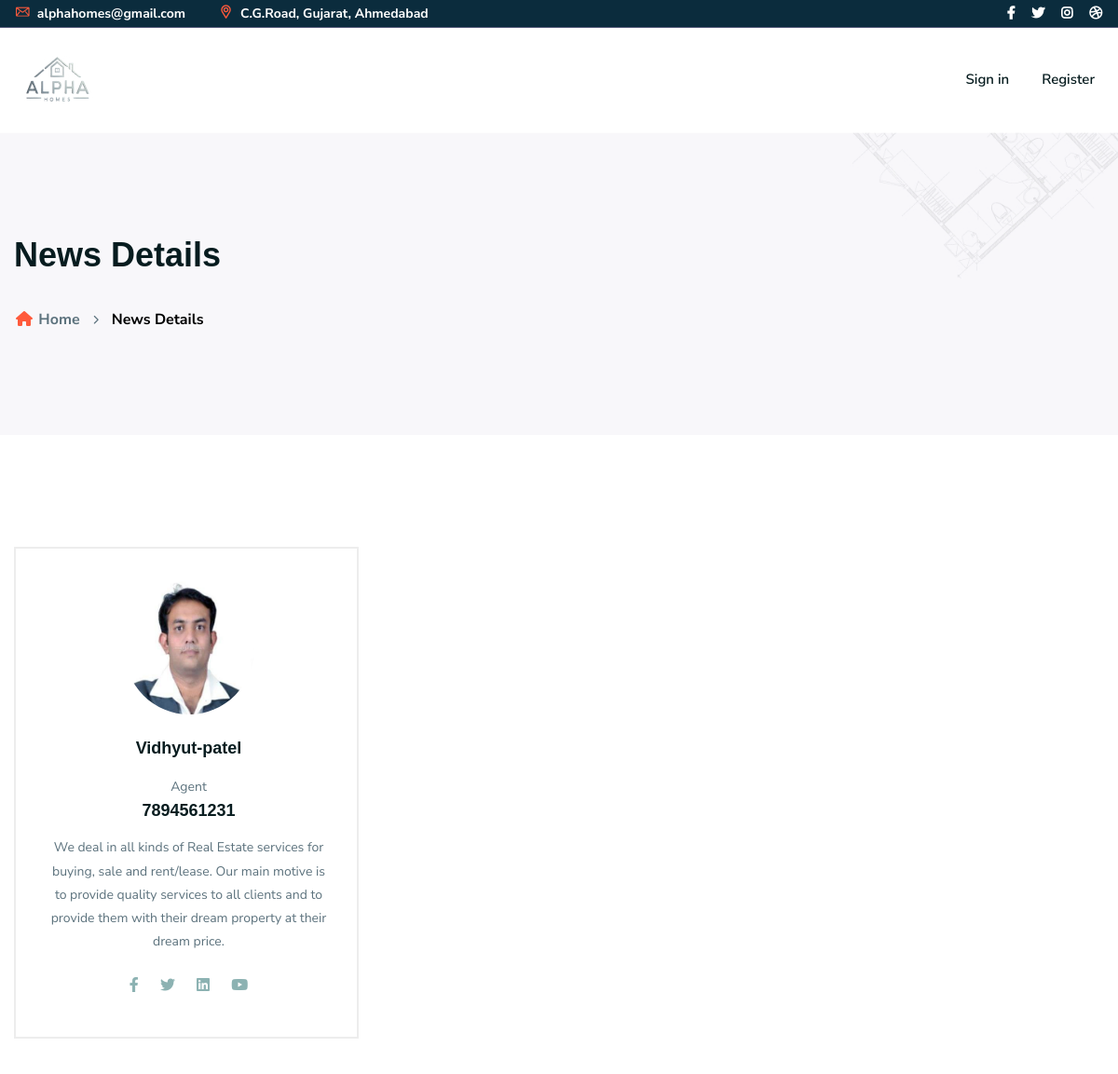
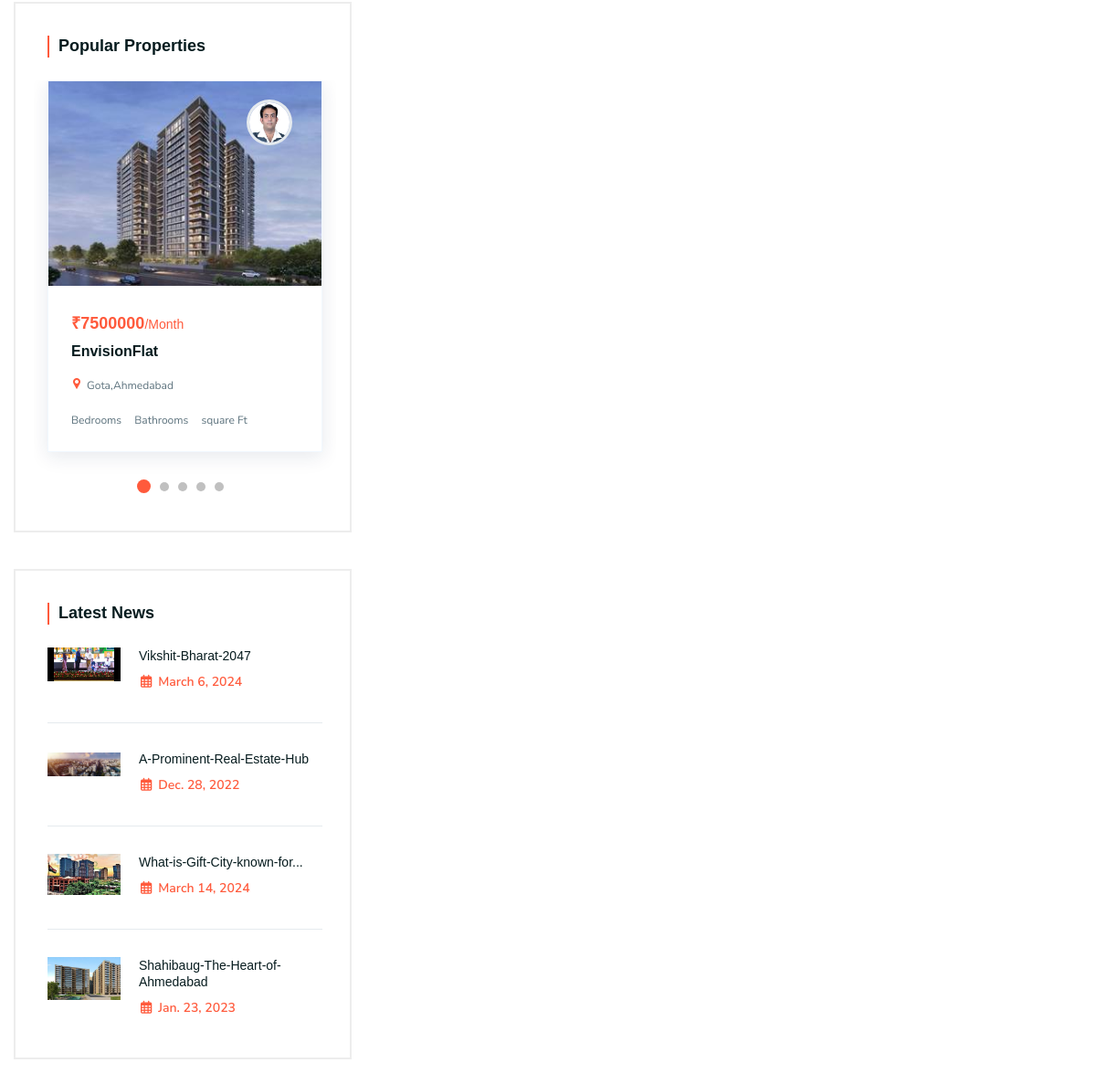
The page /Newsdetails/Sahil on the database its author committed (2 pictures, top to bottom).
### first/models.py (models this page shows)
class teamDetails(models.Model):
    team_profile = models.ImageField(upload_to='profileimages')
    team_name = models.CharField(max_length=30)
    designation = models.CharField(max_length=30)
    starting_content = models.CharField(max_length=500)
    positions = models.CharField(max_length=30)
    experience = models.IntegerField()
    location = models.CharField(max_length=25)
    practiceArea = models.CharField(max_length=30)
    email = models.CharField(max_length=50)
    fax = models.CharField(max_length=10)
    phone = models.CharField(max_length=10)
    content = models.CharField(max_length=500)
    ending_content = models.CharField(max_length=500)

class PropertyDetails(models.Model):
    property_videos = models.URLField(max_length=2000, null=True, default="property video")
    property_img = models.ImageField(upload_to='properties-img',default="agent")
    property_agent_img = models.ImageField(upload_to='propertyagent',default="agent")
    type = models.CharField(max_length=30)
    property_type = models.CharField(max_length=30, default="Buy")
    property_name = models.CharField(max_length=30)
    property_location = models.CharField(max_length=30)
    property_description = models.TextField(max_length=300)
    property_description_2 = models.TextField(max_length=3000, null=True)
    property_id = models.CharField(max_length=100,null=True)
    property_area = models.CharField(max_length=25,null=True)
    property_rooms = models.CharField(max_length=30,null=True)
    property_baths = models.CharField(max_length=30,null=True)
    property_year = models.CharField(max_length=30,null=True)
    property_lots_area = models.CharField(max_length=4,null=True)
    property_dimentions = models.CharField(max_length=20,null=True)
    property_bed = models.CharField(max_length=20,null=True)
    property_price = models.CharField(max_length=15,null=True)
    property_status = models.CharField(max_length=15,null=True)
    property_living_room = models.CharField(max_length=15,null=True)
    property_Garage = models.CharField(max_length=15,null=True)
    property_dinning_area = models.CharField(max_length=15,null=True)
    porperty_bathroom = models.CharField(max_length=15, default="Bathroom")
    property_gym = models.CharField(max_length=15,default="Gym")
    property_garden = models.CharField(max_length=15,default="Garden")
    property_parking = models.CharField(max_length=15,default="parking")
    property_gallery = models.ImageField(upload_to='properties-img',default="gallery")
    property_gallery_2 = models.ImageField(upload_to='properties-img',default="gallery")
    property_gallery_3 = models.ImageField(upload_to='properties-img',default="gallery")
    property_amenities = models.CharField(max_length=15,default="Amenities")
    property_air_conditioner = models.CharField(max_length=15,default="Air-conditioner")
    property_Microwave = models.CharField(max_length=15,default="Microwave")
    property_swimmingpool = models.CharField(max_length=15,default="swimmingpool")
    property_wifi = models.CharField(max_length=15,default="Air-conditioner")
    property_laundry = models.CharField(max_length=15,default="laundry")
    property_indoorgames = models.CharField(max_length=15,default="indoorgames")
    property_outdoorgames = models.CharField(max_length=15,default="outdoorgames")
    property_clubhouse = models.CharField(max_length=15,default="clubhouse")
    property_security = models.CharField(max_length=15,default="24x7 security")
    property_firesafety = models.CharField(max_length=15,default="Fire safety")
    property_basement_parking = models.CharField(max_length=20,default="Basement Parking")
    property_lift = models.CharField(max_length=15,default="Lift")
    number_of_properties = models.CharField(max_length=150, default="25 Properteis")
    property_subarea = models.CharField(max_length=50, default="Gota")
    property_map_location = models.CharField(max_length=1500, null=True)

class NewsDetails(models.Model):
    News_type = models.CharField(max_length=30, default="REAL ESTATE")
    News_Title = models.CharField(max_length=150)
    News_By = models.CharField(max_length=20, default="ADMIN")
    News_Date = models.DateField()
    News_paragraph = models.CharField(max_length=1500)
    News_paragraph_2 = models.CharField(max_length=1500)
    News_img = models.ImageField(upload_to='news-images',default="newsimages")
    News_Sub_Title = models.CharField(max_length=150)
    News_paragraph_3 = models.CharField(max_length=1500)
    News_Sub_Title_2 = models.CharField(max_length=150)
    News_paragraph_4 = models.CharField(max_length=1500)
    News_paragraph_5 = models.CharField(max_length=1500)
    Img_news = models.ImageField(upload_to='news-images',default="newsimages")
    News_paragraph_6 = models.CharField(max_length=1500)
    News_paragraph_7 = models.CharField(max_length=1500)

### first/views.py (the view)
# urls.py: path('Newsdetails/<slug:news_name>', views.blogdetails, name='news_name'),
def blogdetails(request, news_name):
    news = NewsDetails.objects.all().filter(News_Title=news_name)
    newss = NewsDetails.objects.all()
    Property_Details = PropertyDetails.objects.all()
    TeamData = teamDetails.objects.all()
    random_team = random.choice(TeamData)
    blogs_details= {
        'news':news,
        'newss':newss,
        'Property_Details':Property_Details,
        'teamData':random_team,
    }
    return render(request,"blog-details.html",{'blogs_details':blogs_details})

### templates/blog-details.html (shortened to what this page needs)
{% extends 'other-ft-ht.html' %}
{% load static %}
{% block content %}
    <div class="ltn__breadcrumb-area text-left bg-overlay-white-30 bg-image "  data-bs-bg="{% static 'img/bg/14.jpg' %}">
        <div class="container">
            <div class="row">
                <div class="col-lg-12">
                    <div class="ltn__breadcrumb-inner">
                        <h1 class="page-title">News Details</h1>
                        <div class="ltn__breadcrumb-list">
                            <ul>
                                <li><a href="index.html"><span class="ltn__secondary-color"><i class="fas fa-home"></i></span> Home</a></li>
                                <li>News Details</li>
                            </ul>
                        </div>
                    </div>
                </div>
            </div>
        </div>
    </div>
    <div class="ltn__page-details-area ltn__blog-details-area mb-120">
        <div class="container">
            <div class="row">
                <div class="col-lg-4">
                    <aside class="sidebar-area blog-sidebar ltn__right-sidebar">
                        <div class="widget ltn__author-widget">
                            <div class="ltn__author-widget-inner text-center">
                                <img src="{{ blogs_details.teamData.team_profile.url }}" alt="Image">
                                <h5>{{ blogs_details.teamData.team_name }}</h5>
                                <small>{{ blogs_details.teamData.designation }}</small>
                                <h5>{{ blogs_details.teamData.phone }}</h5>
                                <p>{{ blogs_details.teamData.starting_content }}</p>
                                <div class="ltn__social-media">
                                    <ul>
                                        <li><a href="#" title="Facebook"><i class="fab fa-facebook-f"></i></a></li>
                                        <li><a href="#" title="Twitter"><i class="fab fa-twitter"></i></a></li>
                                        <li><a href="#" title="Linkedin"><i class="fab fa-linkedin"></i></a></li>
                                        <li><a href="#" title="Youtube"><i class="fab fa-youtube"></i></a></li>
                                    </ul>
                                </div>
                            </div>
                        </div>
                        <div class="widget ltn__popular-product-widget">
                            <h4 class="ltn__widget-title ltn__widget-title-border-2">Popular Properties</h4>
                            <div class="row ltn__popular-product-widget-active slick-arrow-1">
                                {% for p in blogs_details.Property_Details %}
                                <div class="col-12">
                                    <div class="ltn__product-item ltn__product-item-4 ltn__product-item-5 text-center---">
                                        <div class="product-img">
                                            <a href="#"><img src="{{p.property_img.url}}" alt="#"></a>
                                            <div class="real-estate-agent">
                                                <div class="agent-img">
                                                    <a href="#"><img src="{{p.property_agent_img.url}}" alt="#"></a>
                                                </div>
                                            </div>
                                        </div>
                                        <div class="product-info">
                                            <div class="product-price">
                                                <span>₹{{p.property_price}}<label>/Month</label></span>
                                            </div>
                                            <h2 class="product-title"><a href="property\{{p.property_name}}">{{p.property_name}}</a></h2>
                                            <div class="product-img-location">
                                                <ul>
                                                    <li>
                                                        <a href="#"><i class="flaticon-pin"></i> {{p.property_location}}</a>
                                                    </li>
                                                </ul>
                                            </div>
                                            <ul class="ltn__list-item-2--- ltn__list-item-2-before--- ltn__plot-brief">
                                                <li>
                                                    Bedrooms
                                                </li>
                                                <li>
                                                    Bathrooms
                                                </li>
                                                <li>
                                                    square Ft
                                                </li>
                                            </ul>
                                        </div>
                                    </div>
                                </div>
                                {% endfor %}
                            </div>
                        </div>
                        <div class="widget ltn__popular-post-widget">
                            <h4 class="ltn__widget-title ltn__widget-title-border-2">Latest News</h4>
                            <ul>
                                {% for News in blogs_details.newss %}
                                <li>
                                    <div class="popular-post-widget-item clearfix">
                                        <div class="popular-post-widget-img">
                                            <a href="#"><img src="{{News.News_img.url}}" alt="#"></a>
                                        </div>
                                        <div class="popular-post-widget-brief">
                                            <h6><a href="#">{{News.News_Title}}</a></h6>
                                            <div class="ltn__blog-meta">
                                                <ul>
                                                    <li class="ltn__blog-date">
                                                        <a href="#"><i class="far fa-calendar-alt"></i>{{News.News_Date}}</a>
                                                    </li>
                                                </ul>
                                            </div>
                                        </div>
                                    </div>
                                </li>
                                {% endfor %}
                            </ul>
                        </div>
                    </aside>
                </div>
            </div>
        </div>
    </div>
    {% endblock content %}

### static/css/responsive.css (style rules this page uses)
@media (min-width: 1200px) { .container { max-width: 1200px; } }

### rows shown on the page
teamDetails: teamData.team_profile (picture), teamData.team_name "Vidhyut-patel", teamData.designation "Agent", teamData.phone "7894561231", teamData.starting_content "We deal in all kinds of Real Estate services for buying, sale and rent/lease. Our main motive is to provide quality services to all clients and to provide them with their dream property at their dream price."
PropertyDetails: property_img (picture), property_agent_img (picture), property_price "7500000", property_name "EnvisionFlat", property_location "Gota,Ahmedabad"
NewsDetails: News_img (picture), News_Title "Vikshit-Bharat-2047", News_Date "March 6, 2024"
NewsDetails: News_img (picture), News_Title "A-Prominent-Real-Estate-Hub", News_Date "Dec. 28, 2022"
NewsDetails: News_img (picture), News_Title "What-is-Gift-City-known-for...", News_Date "March 14, 2024"
NewsDetails: News_img (picture), News_Title "Shahibaug-The-Heart-of-Ahmedabad", News_Date "Jan. 23, 2023"
